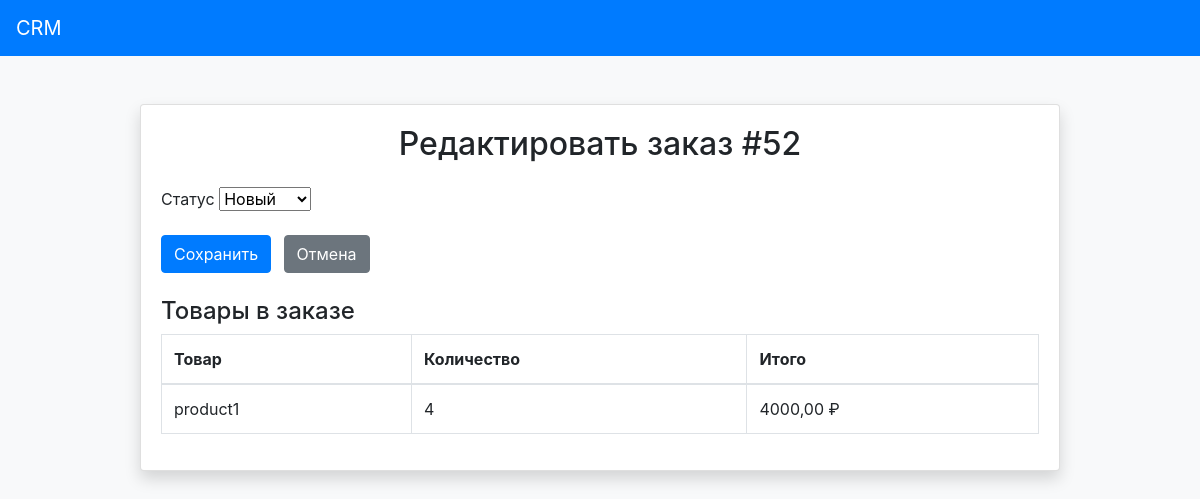
Page /core/orders/52/edit/ on the committed database.
### core/models.py (models this page shows, shortened)
class Order(models.Model):
    STATUS_CHOICES = [
        ('new', 'Новый'),
        ('in_progress', 'В работе'),
        ('completed', 'Выполнен'),
        ('cancelled', 'Отменен'),
    ]
    id = models.AutoField(primary_key=True, verbose_name="Номер заказа")
    client = models.ForeignKey(Client, on_delete=models.PROTECT, verbose_name="Клиент")
    date = models.DateField(verbose_name="Дата заказа")
    status = models.CharField(max_length=20, choices=STATUS_CHOICES, default='new', verbose_name="Статус")
    total_amount = models.DecimalField(max_digits=10, decimal_places=2, default=0, verbose_name="Итоговая сумма", editable=False)
    created_by = models.ForeignKey(User, on_delete=models.PROTECT, verbose_name="Менеджер")
    created_at = models.DateTimeField(auto_now_add=True, verbose_name="Дата создания")
    updated_at = models.DateTimeField(auto_now=True, verbose_name="Дата обновления")
    class Meta:
        verbose_name = "Заказ"
        verbose_name_plural = "Заказы"
        ordering = ['-date', '-created_at']

class OrderItem(models.Model):
    order = models.ForeignKey(Order, on_delete=models.CASCADE, related_name='items', verbose_name="Заказ")
    product = models.ForeignKey(Product, on_delete=models.PROTECT, verbose_name="Товар")
    quantity = models.PositiveIntegerField(verbose_name="Количество")
    price = models.DecimalField(max_digits=10, decimal_places=2, verbose_name="Цена")
    def get_total(self):
        return self.price * self.quantity
    class Meta:
        verbose_name = "Товар в заказе"
        verbose_name_plural = "Товары в заказе"

class Product(models.Model):
    name = models.CharField(max_length=200, verbose_name='Название')
    description = models.TextField(verbose_name='Описание', blank=True)
    price = models.DecimalField(max_digits=10, decimal_places=2, verbose_name='Цена')
    stock = models.IntegerField(default=0, verbose_name='Количество на складе')
    created_at = models.DateTimeField(auto_now_add=True, verbose_name='Дата создания')
    updated_at = models.DateTimeField(auto_now=True, verbose_name='Дата обновления')
    def __str__(self):
        return self.name
    class Meta:
        verbose_name = 'Товар'
        verbose_name_plural = 'Товары'

### core/views.py (the view)
# urls.py: path('orders/<int:order_id>/edit/', views.order_edit, name='order_edit'),
def order_edit(request, order_id):
    order = get_object_or_404(Order, id=order_id)
    if request.method == 'POST':
        form = OrderEditForm(request.POST, instance=order)
        if form.is_valid():
            form.save()
            return redirect('orders_list')
    else:
        form = OrderEditForm(instance=order)
    items = OrderItem.objects.filter(order=order)
    return render(request, 'order_edit.html', {'order': order, 'items': items, 'form': form, 'action': 'edit'})

### core/forms.py
class OrderEditForm(forms.ModelForm):
    class Meta:
        model = Order
        fields = ['status']
    def __init__(self, *args, **kwargs):
        super().__init__(*args, **kwargs)
        instance = kwargs.get('instance')
        if instance:
            current_status = instance.status
            if current_status == 'new':
                self.fields['status'].choices = [
                    ('new', 'Новый'),
                    ('in_progress', 'В работе'),
                    ('cancelled', 'Отменен')
                ]
            elif current_status == 'in_progress':
                self.fields['status'].choices = [
                    ('in_progress', 'В работе'),
                    ('completed', 'Выполнен'),
                    ('cancelled', 'Отменен')
                ]
            elif current_status == 'cancelled':
                self.fields['status'].widget.attrs['disabled'] = True
            elif current_status == 'completed':
                self.fields['status'].widget.attrs['disabled'] = True

### templates/order_edit.html (shortened to what this page needs)
{% extends 'base.html' %}
{% block content %}
<div class="container py-5">
    <div class="row justify-content-center">
        <div class="col-md-10">
            <div class="card shadow mb-4">
                <div class="card-body">
                    <h2 class="mb-4 text-center">Редактировать заказ #{{ order.id }}</h2>
                    <form method="post" novalidate class="mb-4">
                        <div class="form-group">
                            <label for="id_status">Статус</label>
                            {{ form.status }}
                        </div>
                        <button type="submit" class="btn btn-primary">Сохранить</button>
                        <a href="{% url 'orders_list' %}" class="btn btn-secondary ml-2">Отмена</a>
                    </form>
                    <h4 class="mt-4">Товары в заказе</h4>
                    <table class="table table-bordered">
                        <thead>
                            <tr>
                                <th>Товар</th>
                                <th>Количество</th>
                                <th>Итого</th>
                            </tr>
                        </thead>
                        <tbody>
                            {% for item in items %}
                                <tr>
                                    <td>{{ item.product }}</td>
                                    <td>{{ item.quantity }}</td>
                                    <td>{{ item.get_total|floatformat:2 }} ₽</td>
                                </tr>
                            {% empty %}
                                <tr><td colspan="3" class="text-center">Нет товаров</td></tr>
                            {% endfor %}
                        </tbody>
                    </table>
                </div>
            </div>
        </div>
    </div>
</div>
{% endblock %}

### rows in the picture
Order: id "52", status "Новый"
OrderItem: product "product1", quantity "4", get_total "4000,00"
